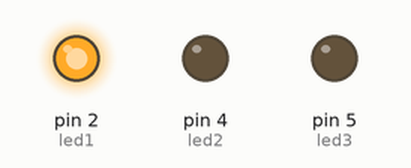
Simulated run of this sketch. Board: Arduino Uno, built with avr-gcc and run on an emulated ATmega328P. On the bench: output pins drawn as LEDs (lit = HIGH).

Above: at 0.2 s.
At 0.7 s:
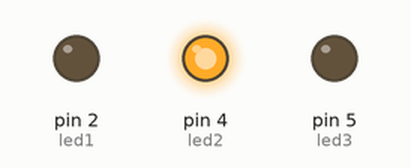
At 1.2 s:
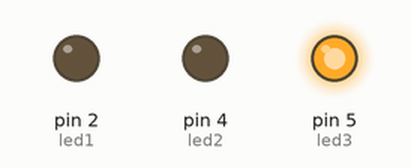
At 2.9 s:
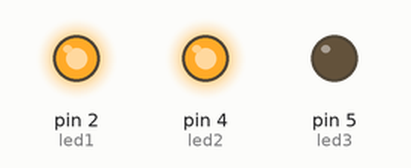
At 7.1 s:
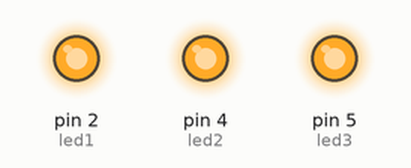
At 11.6 s:
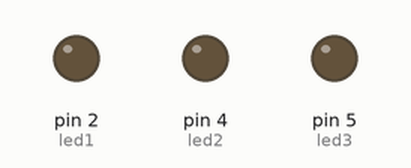
Timing chart, 0 to 12.7 s (numbered marks = the images above):
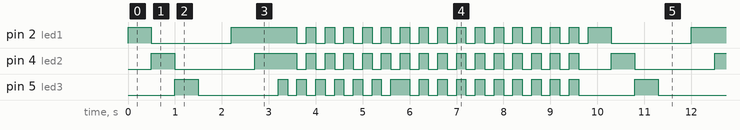

The sketch:

disco_lights.ino
```cpp
//made by Aj

int led1 = 2 ;
int led2 = 4 ;
int led3 = 5 ;

void setup() {

  pinMode(led1, OUTPUT);
  pinMode(led2, OUTPUT);
  pinMode(led3, OUTPUT);
}


void loop() {
  digitalWrite(led1, HIGH); delay(500); digitalWrite(led1, LOW);
  digitalWrite(led2, HIGH); delay(500); digitalWrite(led2, LOW);
  digitalWrite(led3, HIGH);  delay(500); digitalWrite(led3,LOW);            //1 //1
  delay(200);
  digitalWrite(led1, LOW);  delay(500); digitalWrite(led1, HIGH);
  digitalWrite(led2, LOW);  delay(500); digitalWrite(led2, HIGH);
  digitalWrite(led3, LOW); delay(500); digitalWrite(led3, HIGH);
  delay(200);


  digitalWrite(led1, HIGH);
  digitalWrite(led2, HIGH);
  digitalWrite(led3, LOW);               //1 //1
  delay(200);
  digitalWrite(led1, LOW);
  digitalWrite(led2, LOW);
  digitalWrite(led3, HIGH);
  delay(200);

  digitalWrite(led1, HIGH);
  digitalWrite(led2, HIGH);
  digitalWrite(led3, LOW);
  delay(200);                             //2
  digitalWrite(led1, LOW);
  digitalWrite(led2, LOW);
  digitalWrite(led3, HIGH);
  delay(200);

  digitalWrite(led1, HIGH);
  digitalWrite(led2, HIGH);
  digitalWrite(led3, LOW);
  delay(200);                             //3
  digitalWrite(led1, LOW);
  digitalWrite(led2, LOW);
  digitalWrite(led3, HIGH);
  delay(200);

  digitalWrite(led1, HIGH);
  digitalWrite(led2, HIGH);
  digitalWrite(led3, LOW);
  delay(200);
  digitalWrite(led1, LOW);                 //4
  digitalWrite(led2, LOW);
  digitalWrite(led3, HIGH);
  delay(200);

  digitalWrite(led1, HIGH);
  digitalWrite(led2, HIGH);
  digitalWrite(led3, LOW);
  delay(200);                              //5
  digitalWrite(led1, LOW);
  digitalWrite(led2, LOW);
  digitalWrite(led3, HIGH);
  delay(200);

  digitalWrite(led1, HIGH);
  digitalWrite(led2, HIGH);
  digitalWrite(led3, LOW);
  delay(200);                           //6
  digitalWrite(led1, LOW);
  digitalWrite(led2, LOW);
  digitalWrite(led3, HIGH);
  delay(200);

  digitalWrite(led1, HIGH);
  digitalWrite(led2, HIGH);
  digitalWrite(led3, HIGH);
  delay(200);                           //2//1
  digitalWrite(led1, LOW);
  digitalWrite(led2, LOW);
  digitalWrite(led3, LOW);
  delay(200);

  digitalWrite(led1, HIGH);
  digitalWrite(led2, HIGH);
  digitalWrite(led3, HIGH);
  delay(200);                           //2//2
  digitalWrite(led1, LOW);
  digitalWrite(led2, LOW);
  digitalWrite(led3, LOW);
  delay(200);

  digitalWrite(led1, HIGH);
  digitalWrite(led2, HIGH);
  digitalWrite(led3, HIGH);
  delay(200);                           //2//3
  digitalWrite(led1, LOW);
  digitalWrite(led2, LOW);
  digitalWrite(led3, LOW);
  delay(200);

  digitalWrite(led1, HIGH);
  digitalWrite(led2, HIGH);
  digitalWrite(led3, HIGH);
  delay(200);                           //2//4
  digitalWrite(led1, LOW);
  digitalWrite(led2, LOW);
  digitalWrite(led3, LOW);
  delay(200);

  digitalWrite(led1, HIGH);
  digitalWrite(led2, HIGH);
  digitalWrite(led3, HIGH);
  delay(200);                           //2//5
  digitalWrite(led1, LOW);
  digitalWrite(led2, LOW);
  digitalWrite(led3, LOW);
  delay(200);

  digitalWrite(led1, HIGH);
  digitalWrite(led2, HIGH);
  digitalWrite(led3, HIGH);
  delay(200);                           //2//6
  digitalWrite(led1, LOW);
  digitalWrite(led2, LOW);
  digitalWrite(led3, LOW);
  delay(200);

  digitalWrite(led1, HIGH);
  digitalWrite(led2, HIGH);
  digitalWrite(led3, HIGH);
  delay(200);                           //2//7
  digitalWrite(led1, LOW);
  digitalWrite(led2, LOW);
  digitalWrite(led3, LOW);
  delay(200);

  digitalWrite(led1, HIGH);
  digitalWrite(led2, HIGH);
  digitalWrite(led3, HIGH);
  delay(200);                           //2//8
  digitalWrite(led1, LOW);
  digitalWrite(led2, LOW);
  digitalWrite(led3, LOW);
  delay(200);

  digitalWrite(led1, HIGH);
  digitalWrite(led2, HIGH);
  digitalWrite(led3, HIGH);
  delay(200);                           //2//9
  digitalWrite(led1, LOW);
  digitalWrite(led2, LOW);
  digitalWrite(led3, LOW);
  delay(200);

  digitalWrite(led1, HIGH);
  digitalWrite(led2, HIGH);
  digitalWrite(led3, HIGH);
  delay(200);                           //2//10
  digitalWrite(led1, LOW);
  digitalWrite(led2, LOW);
  digitalWrite(led3, LOW);
  delay(200);


}
```

Measured:
- by itself, pin 2 (led1): repeats every 9.8 s: LOW 1.7 s, HIGH 1.4 s, 15 × (LOW 0.20 s, HIGH 0.20 s), LOW 0.20 s, HIGH 0.50 s
- by itself, pin 4 (led2): repeats every 9.8 s: LOW 1.7 s, HIGH 0.90 s, 15 × (LOW 0.20 s, HIGH 0.20 s), LOW 0.70 s, HIGH 0.50 s
- by itself, pin 5 (led3): repeats every 9.8 s: LOW 1.7 s, 6 × (HIGH 0.20 s, LOW 0.20 s), HIGH 0.40 s, 9 × (LOW 0.20 s, HIGH 0.20 s), LOW 1.2 s, HIGH 0.50 s
